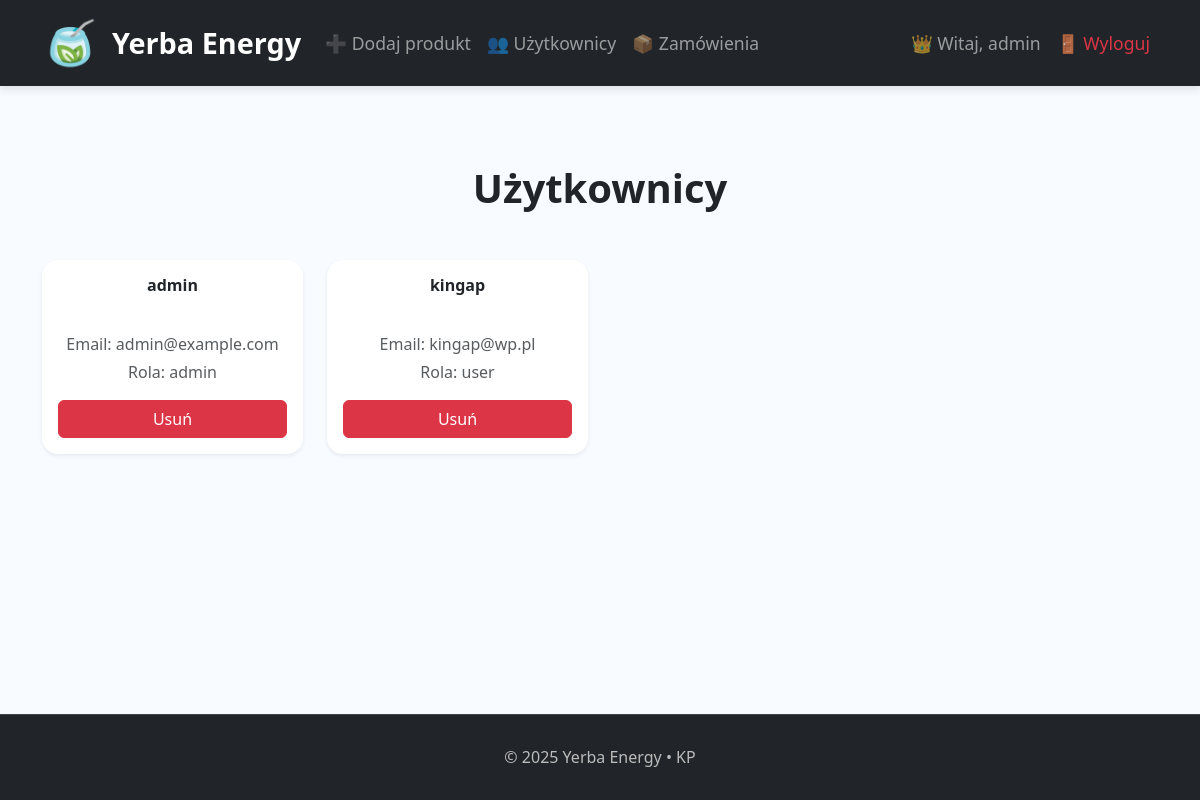
Screenshot of /users (signed in) with the database file from the repository.
### app/models.py (models this page shows, shortened)
class User(db.Model):
    id = db.Column(db.Integer, primary_key=True)
    username = db.Column(db.String(80), unique=True, nullable=False)
    password_hash = db.Column(db.String(128), nullable=False)
    role = db.Column(db.String(20), default="user")
    first_name = db.Column(db.String(100), nullable=True)
    last_name = db.Column(db.String(100), nullable=True)
    street = db.Column(db.String(120), nullable=True)
    house_number = db.Column(db.String(20), nullable=True)
    postal_code = db.Column(db.String(20), nullable=True)
    city = db.Column(db.String(80), nullable=True)
    email = db.Column(db.String(120), unique=True, nullable=True)

### app/routes.py (the view)
@bp.route("/users")
def users():
    if "user_id" not in session:
        flash("Zaloguj się, aby zobaczyć użytkowników.", "danger")
        return redirect(url_for("main.login"))
    if session.get("role") != "admin":
        flash("Nie masz uprawnień do podglądu użytkowników.", "danger")
        return redirect(url_for("main.index"))
    users = User.query.order_by(User.id.asc()).all()
    return render_template("users.html", users=users)

### app/templates/users.html
{% extends "base.html" %}
{% block content %}
<div class="text-center my-5">
  <h3 class="fw-bold display-6">Użytkownicy</h3>
</div>
<div class="row margin-b">
  {% if users %}
    {% for user in users %}
      <div class="col-12 col-sm-6 col-md-4 col-lg-3 mb-4">
        <div class="card product-card h-100 border-0 shadow-sm">
          <div class="card-body d-flex flex-column text-center">
            <h6 class="card-title fw-bold text-dark mb-2">{{ user.username }}</h6>
            <p class="text-muted mb-1">Email: {{ user.email }}</p>
            <p class="text-muted mb-3">Rola: {{ user.role }}</p>
            <div class="mt-auto">
              <form method="POST" action="{{ url_for('main.delete_user', user_id=user.id) }}">
                <button type="submit" class="btn btn-danger w-100">Usuń</button>
              </form>
            </div>
          </div>
        </div>
      </div>
    {% endfor %}
  {% else %}
    <p class="text-muted">Brak użytkowników.</p>
  {% endif %}
</div>
{% endblock %}

### app/templates/base.html (style rules this page uses)
body { background: #f8fbff; }
.product-card { transition: box-shadow 0.2s ease; border-radius: 1rem; }
.card-title { min-height: 3em; display: flex; align-items: flex-start; justify-content: center; text-align: center; }
.margin-b { margin-bottom: 50px; }

### rows the page displays
User: username "admin", email "admin@example.com", role "admin"
User: username "kingap", email "kingap@wp.pl", role "user"

### other values shown
{{ session['username'] }} "admin"
